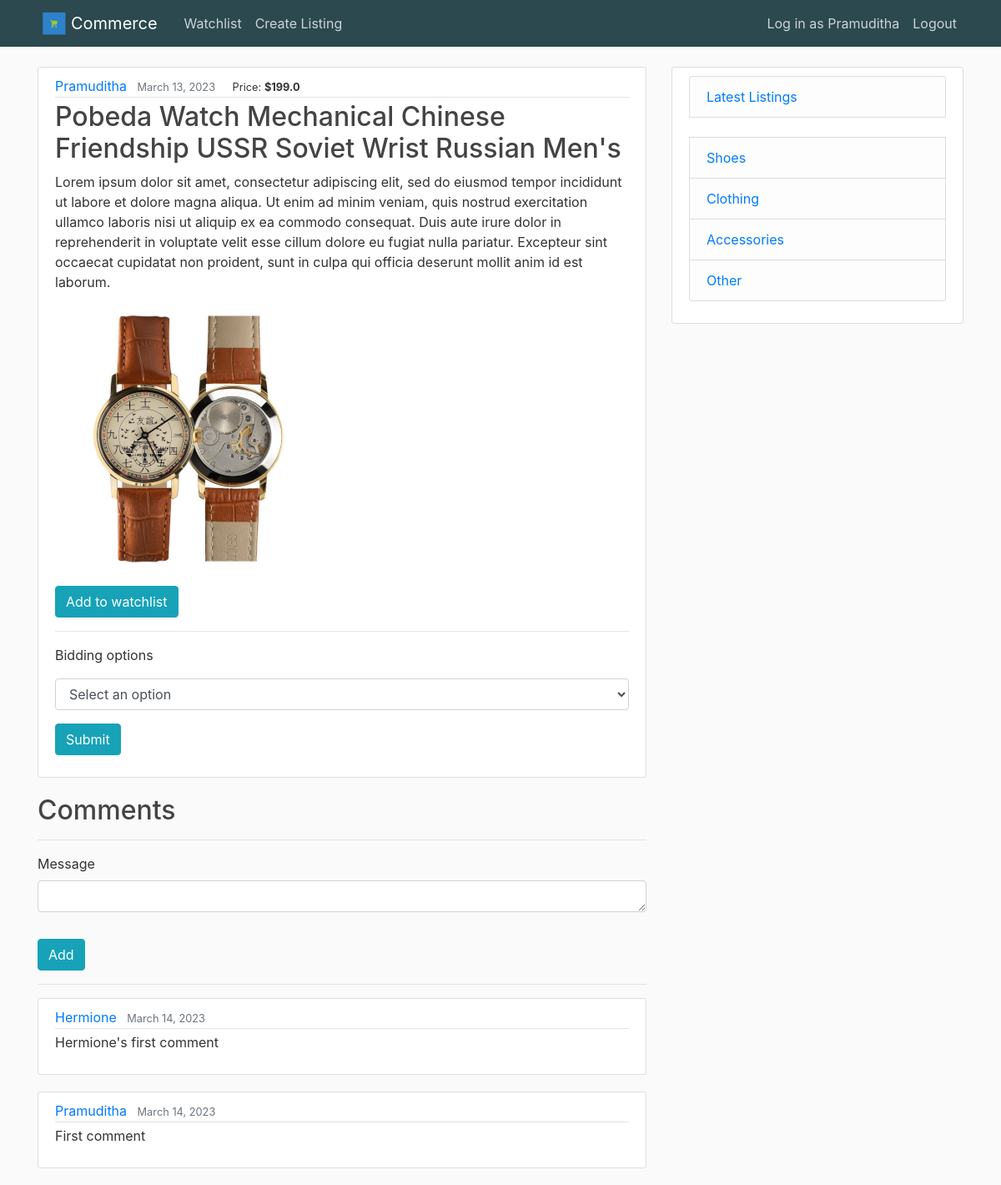
Screenshot of /27 (signed in) with the database file from the repository.
### auctions/models.py (models this page shows, shortened)
class User(AbstractUser):
    pass

class Listing (models.Model):
    title = models.CharField(max_length=100)
    content = models.TextField()
    date = models.DateTimeField(default=timezone.now)
    author = models.ForeignKey(User, on_delete=models.CASCADE)
    image = models.ImageField(default="default.jpg", upload_to="listing_pics")
    price = models.FloatField(default=1, validators=[MaxValueValidator(1000), MinValueValidator(0)])
    is_closed = models.BooleanField(default=False)
    CLOTHING = "CL"
    SHOES = "SH"
    ACCESSORIES = "AC"
    OTHER = "OT"
    LISTING_CATEGORIES = [(CLOTHING, 'Clothing'), (SHOES, 'Shoes'), (ACCESSORIES, 'Accessories'), (OTHER, 'Other')]
    listing_categories = models.CharField(max_length=2, choices=LISTING_CATEGORIES, default=OTHER)

class Comment (models.Model):
    author = models.ForeignKey(User, on_delete=models.CASCADE)
    content = models.TextField()
    comment_on = models.ForeignKey(Listing, on_delete=models.CASCADE, default=None)
    created_at = models.DateTimeField(auto_now_add=True)
    class Meta:
        ordering = ['-created_at']

### auctions/views.py (the view, shortened to what this page needs)
# urls.py: path("<int:pk>", views.listing_detail, name="listing_detail"),
@login_required
def listing_detail(request, **kwargs):
    pk = kwargs.get('pk')
    try:
        listing = Listing.objects.get(pk=pk)
    except ObjectDoesNotExist:
        messages.warning(request, f"does not exist!")
        return HttpResponseRedirect(reverse("index"))
    else:
        current_listing_comments = Comment.objects.filter(comment_on=listing)
        commentForm = CommentForm()
        return render(request, "auctions/listing.html", {"listing": listing, "comments":current_listing_comments, "commentForm": CommentForm, })

### auctions/templates/auctions/listing.html (shortened to what this page needs)
{% extends "auctions/layout.html" %}
{% load crispy_forms_tags %}
{% block body %}
<article class="media content-section">
    <div class="media-body">
    <div class="article-metadata">
        <a class="mr-2" href="#">{{ listing.author }}</a>
        <small class="text-muted">{{ listing.date|date:"F d, Y" }}</small>
        <small class="ml-3">Price: <b>${{ listing.price }}</b></small>
    </div>
    <h2><a class="article-title" href="#">{{ listing.title }}</a></h2>
    <p class="article-content">{{ listing.content }}</p>
    <img width=320 height=320 src="{{ listing.image.url }}" />
    <br />
    <form action="add_to_watchlist" method="POST">
        <button class="btn btn-info small mt-3">Add to watchlist</button>
    </form>
    {% if listing.author.id == user.id %}
        <form action="bid_options" method="POST">
            <hr />
            <div class="form-group">
            <p>Bidding options</p>
                <select id="most-like" name="option" class="form-control" required>
                    <option  selected value>Select an option</option>
                </select>
                <button class="btn btn-info small mt-3">Submit</button>
            </div>
        </form>
    </div>
    {% endif %}
</article>
<h2>Comments</h2>
<hr />
<form method="POST" action="{% url 'listing_detail' listing.id %}">
    {{ commentForm|crispy }}
    <button class="btn btn-info small mt-3">Add</button>
</form>
<hr />
{% for comment in comments %}
    <article class="media content-section">
        <div class="media-body">
        <div class="article-metadata">
            <a class="mr-2" href="#">{{ comment.author }}</a>
            <small class="text-muted">{{ comment.created_at|date:"F d, Y" }}</small>
        </div>
        <p class="article-content">{{ comment.content }}</p>
        </div>
    </article>
{% endfor %}
{% endblock body %}

### auctions/templates/auctions/layout.html (shortened to what this page needs)
{% load static %}
<!DOCTYPE html>
<html lang="en">
    <head>
        <link rel="stylesheet" href="https://maxcdn.bootstrapcdn.com/bootstrap/4.0.0/css/bootstrap.min.css">
        <link rel="stylesheet" type="text/css" href="{% static 'auctions/styles.css' %}">
    </head>
    <body>
        <header class="site-header">
            <nav class="navbar navbar-expand-md navbar-dark bg-steel fixed-top">
                <div class="container">
                <img alt="wheel-cart-logo" src="media/logo.png" width="40" height="30" />
                <a class="navbar-brand mr-4" href="{% url 'index' %}">Commerce</a>
                <div class="collapse navbar-collapse" id="navbarToggle">
                    <div class="navbar-nav mr-auto">
                    <a class="nav-item nav-link" href="{% url 'watchlist' %}">Watchlist</a>
                    <a class="nav-item nav-link" href="{% url 'create_listing' %}">Create Listing</a>
                    </div>
                    <div class="navbar-nav">
                      {% if user.is_authenticated %}
                        <a class="nav-item nav-link" href="{% url 'profile' %}">Log in as {{ request.user }}</a>
                        <a class="nav-item nav-link" href="{% url 'logout' %}">Logout</a>
                      {% else %}
                        <a class="nav-item nav-link" href="{% url 'register' %}">Register</a>
                        <a class="nav-item nav-link" href="{% url 'login' %}">Login</a>
                      {% endif %}
                    </div>
                </div>
                </div>
            </nav>
        </header>
            <main role="main" class="container">
      <div class="row">
        <div class="col-md-8">
          {% block body %}{% endblock body%}
        </div>
        <div class="col-md-4">
          <div class="content-section">
              <ul class="list-group">
                <li class="list-group-item list-group-item-light"><a href="{% url 'index' %}">Latest Listings</a></li>
				<br />
                <li class="list-group-item list-group-item-light"><a href="{% url 'category' name='shoes' %}">Shoes</a></li>
                <li class="list-group-item list-group-item-light"><a href="{% url 'category' name='clothing' %}">Clothing</a></li>
                <li class="list-group-item list-group-item-light"><a href="{% url 'category' name='accessories' %}">Accessories</a></li>
                <li class="list-group-item list-group-item-light"><a href="{% url 'category' name='other' %}">Other</a></li>
              </ul>
          </div>
        </div>
      </div>
    </main>
    </body>
</html>

### auctions/static/auctions/styles.css (style rules this page uses)
body { background: #fafafa; color: #333333; margin-top: 5rem; }
h1, h2, h3, h4, h5, h6 { color: #444444; }
ul { margin: 0; }
.bg-steel { background-color: #2b494e; }
.site-header .navbar-nav .nav-link { color: #cbd5db; }
.content-section { background: #ffffff; padding: 10px 20px; border: 1px solid #dddddd; border-radius: 3px; margin-bottom: 20px; }
.article-title { color: #444444; }
.article-content { white-space: pre-line; }
.article-metadata { padding-bottom: 1px; margin-bottom: 4px; border-bottom: 1px solid #e3e3e3 }

### rows the page displays
User: user "Pramuditha"
Listing: author "Pramuditha", date "March 13, 2023", price "199.0", title "Pobeda Watch Mechanical Chinese Friendship USSR Soviet Wrist Russian Men's", content "Lorem ipsum dolor sit amet, consectetur adipiscing elit, sed do eiusmod tempor incididunt ut labore et dolore magna aliqua. Ut enim ad minim veniam, quis nostrud exercitation ullamco laboris nisi ut aliquip ex ea commodo consequat. Duis aute irure dolor in reprehenderit in voluptate velit esse cillum dolore eu fugiat nulla pariatur. Excepteur sint occaecat cupidatat non proident, sunt in culpa qui officia deserunt mollit anim id est laborum.", image (picture)
Comment: author "Hermione", created_at "March 14, 2023", content "Hermione's first comment"
Comment: author "Pramuditha", created_at "March 14, 2023", content "First comment"
